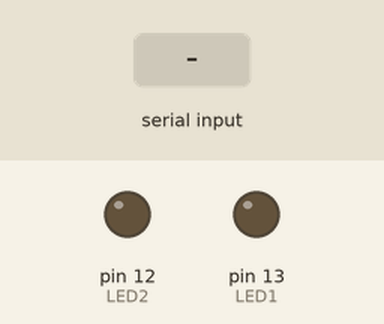
Recording of a sketch running on a simulated Arduino Uno, built with avr-gcc and run on an emulated ATmega328P. Parts: output pins drawn as LEDs (lit = HIGH). Inputs (shaded band) come from the test bench. What the sketch prints to the serial monitor is not drawn.

Above: at 1.2 s.
1.3 s: "a" received over Serial
At 2.2 s:
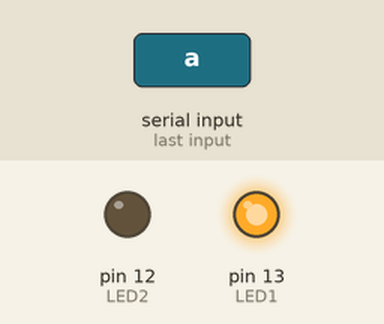
2.8 s: "c" received over Serial
At 3.3 s:
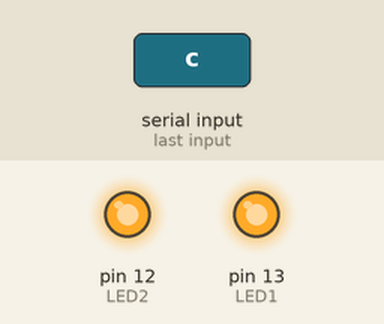
4.3 s: "b" received over Serial
At 5.5 s:
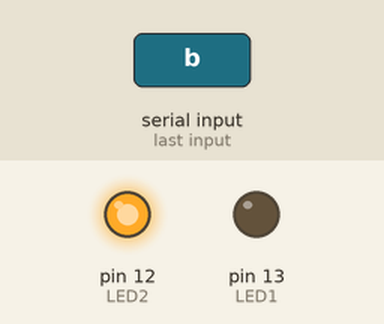
5.8 s: "d" received over Serial
At 6.8 s:
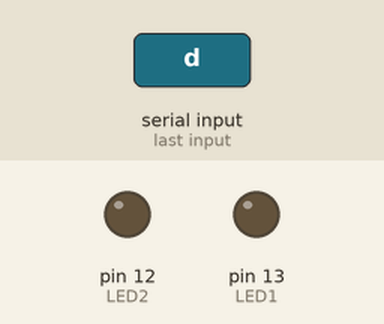
Timing chart, 0 to 8.3 s (numbered marks = the images above; inputs shaded):
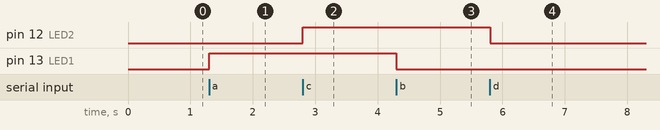

The sketch:

gui_2_led.ino
```cpp
//KONTROL 2 LED MENGGUNAKAN PC

int LED1 = 13;
int LED2 = 12;
int out;

void setup()
{
  Serial.begin(9600);
  pinMode(LED1, OUTPUT);
  pinMode(LED2, OUTPUT);
}

void loop()
{
  if (Serial.available()>0)
  {
    int baca = Serial.read();
    if (baca == 'a')
    {
      digitalWrite(LED1, HIGH);
      Serial.print("LED1 NYALA");
    }
    if (baca == 'b')
     {
      digitalWrite(LED1, LOW);
      Serial.print("LED1 MATI");
     }
    if (baca == 'c')
     {
      digitalWrite(LED2, HIGH);
      Serial.print("LED2 NYALA");
     }
     if (baca == 'd')
     {
      digitalWrite(LED2, LOW);
      Serial.print("LED2 MATI");
     }


  }
}
```

Measured:
- after the input at 1.3 s, pin 13 (LED1): LOW → HIGH at once
- after the input at 2.8 s, pin 12 (LED2): LOW → HIGH at once
- after the input at 4.3 s, pin 13 (LED1): HIGH → LOW at once
- after the input at 5.8 s, pin 12 (LED2): HIGH → LOW at once
